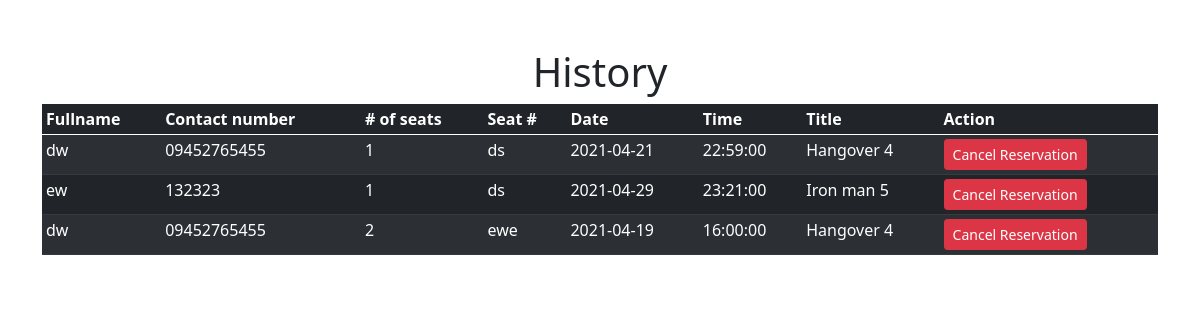
/history.php, run on an earlier commit of the app's database.
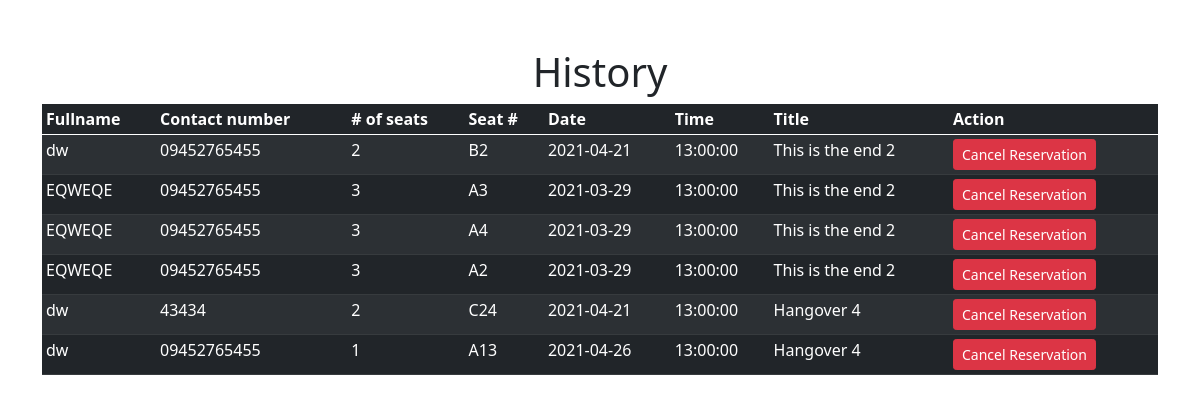
And on a later commit of the database.
### tables this page shows
CREATE TABLE IF NOT EXISTS `reservation` (
  `id` int(11) NOT NULL AUTO_INCREMENT,
  `fullname` varchar(255) NOT NULL,
  `contact` varchar(255) NOT NULL,
  `no_of_seats` int(11) NOT NULL,
  `seat_number` varchar(255) NOT NULL,
  `date` date NOT NULL,
  `time` time NOT NULL,
  `movie_id` int(11) NOT NULL,
  PRIMARY KEY (`id`),
  KEY `movie_id` (`movie_id`)
);

CREATE TABLE IF NOT EXISTS `movies` (
  `id` int(11) NOT NULL AUTO_INCREMENT,
  `title` varchar(255) NOT NULL,
  `duration` varchar(255) NOT NULL,
  `time_available` time NOT NULL,
  `date_showing` date NOT NULL,
  `end_date` date NOT NULL,
  PRIMARY KEY (`id`)
);

### php/functions.php (called while the page is built, shortened)
<?php
    function History(){
        $view = new view();
        $view->viewData();
    }
?>

### class/view.php (the view, shortened to what this page needs)
<?php
class view extends config{
    public function viewData(){
        $con = $this->con();
        $sql = "select A.id,  A.fullname,A.contact, A.no_of_seats, A.seat_number, A.date,
        A.time, B.title from reservation A inner join movies B on A.movie_id = B.id";
        $data = $con->prepare($sql);
        $data->execute();
        $result = $data->fetchAll(PDO::FETCH_ASSOC);
        echo "
            <table class = 'table table-dark table-striped table-sm'>
                <thead>
                    <tr>
                        <th>Fullname</th>
                        <th>Contact number</th>
                        <th># of seats</th>
                        <th>Seat #</th>
                        <th>Date</th>
                        <th>Time</th>
                        <th>Title</th>
                        <th>Action</th>
                    </tr>
                </thead>
                <tbody>";
            foreach($result as $data){
                echo "<tr>
                        <td>$data[fullname]</td>
                        <td>$data[contact]</td>
                        <td>$data[no_of_seats]</td>
                        <td>$data[seat_number]</td>
                        <td>$data[date]</td>
                        <td>$data[time]</td>
                        <td>$data[title]</td>
                        <td>
                            <a class = 'btn btn-danger btn-sm' href='?delete=$data[id]&Seatnum=$data[seat_number]'>
                            Cancel Reservation</a>
                        </td>
                    </tr>";
            }
        echo "</tbody></table>";
    }
}
?>

### history.php (shortened to what this page needs)
<html lang="en">
<head>
    <link href="https://cdn.jsdelivr.net/npm/bootstrap@5.0.0-beta3/dist/css/bootstrap.min.css" rel="stylesheet">
</head>
<body class='container'>
    <div class="history mt-md-5">
        <h1 class='text-center'>History</h1>
        <?php  Cancel(); History(); editStatus_A();?>
    </div>
</body>
</html>

### history.php (style rules this page uses)
.history { height: 500px; overflow-x: hidden; }

What changed in the data, as far as the page shows it:
removed reservation: fullname "dw", contact "09452765455", no_of_seats "1", seat_number "ds", date "2021-04-21", time "22:59:00", movie.title "Hangover 4"
removed reservation: fullname "ew", contact "132323", no_of_seats "1", seat_number "ds", date "2021-04-29", time "23:21:00", movie.title "Iron man 5"
removed reservation: fullname "dw", contact "09452765455", no_of_seats "2", seat_number "ewe", date "2021-04-19", time "16:00:00", movie.title "Hangover 4"
added reservation: fullname "dw", contact "09452765455", no_of_seats "2", seat_number "B2", date "2021-04-21", time "13:00:00", movie.title "This is the end 2"
added reservation: fullname "EQWEQE", contact "09452765455", no_of_seats "3", seat_number "A3", date "2021-03-29", time "13:00:00", movie.title "This is the end 2"
added reservation: fullname "EQWEQE", contact "09452765455", no_of_seats "3", seat_number "A4", date "2021-03-29", time "13:00:00", movie.title "This is the end 2"
added reservation: fullname "EQWEQE", contact "09452765455", no_of_seats "3", seat_number "A2", date "2021-03-29", time "13:00:00", movie.title "This is the end 2"
added reservation: fullname "dw", contact "43434", no_of_seats "2", seat_number "C24", date "2021-04-21", time "13:00:00", movie.title "Hangover 4"
added reservation: fullname "dw", contact "09452765455", no_of_seats "1", seat_number "A13", date "2021-04-26", time "13:00:00", movie.title "Hangover 4"
